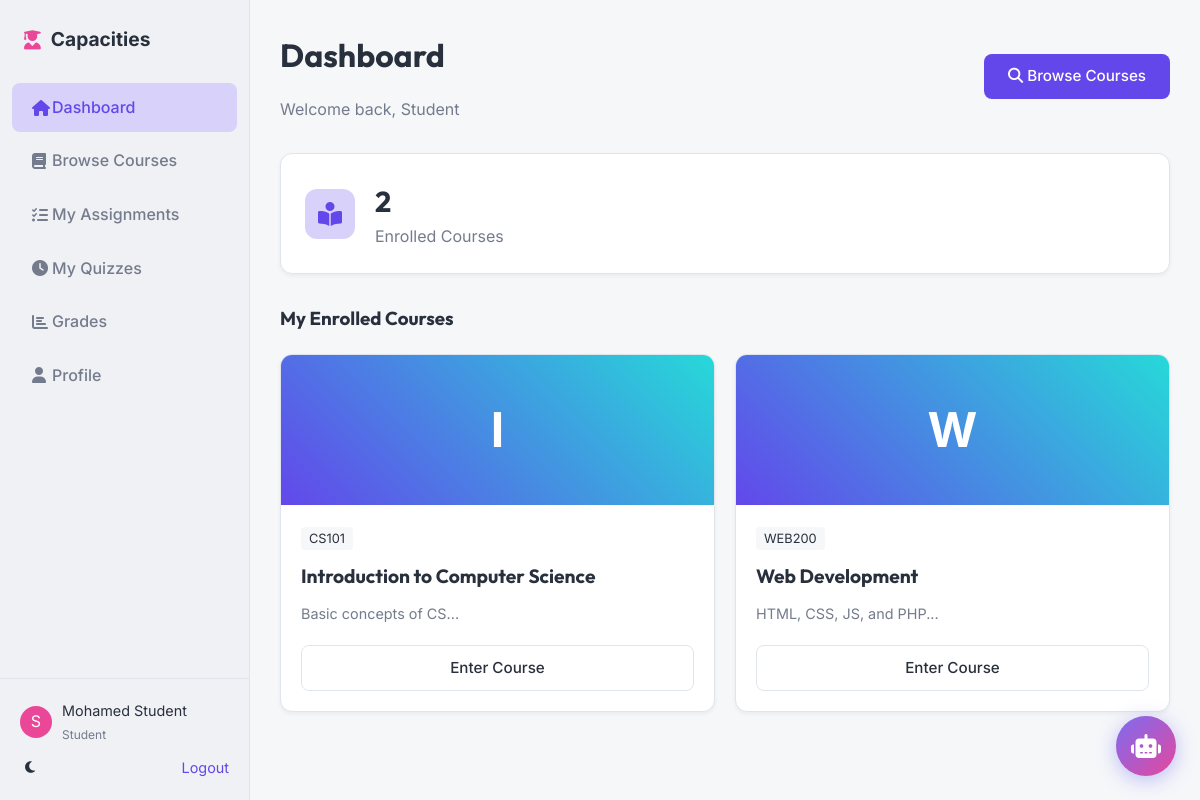
The app's page /student/dashboard (signed in) with its own data.
### tables this page shows
CREATE TABLE `enrollments` (
  `id` INT UNSIGNED NOT NULL AUTO_INCREMENT,
  `student_id` INT UNSIGNED NOT NULL,
  `course_id` INT UNSIGNED NOT NULL,
  `enrolled_at` TIMESTAMP DEFAULT CURRENT_TIMESTAMP,
  `status` ENUM('active', 'dropped', 'completed') DEFAULT 'active',
  PRIMARY KEY (`id`),
  UNIQUE INDEX `student_course_unique` (`student_id`, `course_id`),
  INDEX `fk_enrollments_course_idx` (`course_id` ASC),
  CONSTRAINT `fk_enrollments_student`
    FOREIGN KEY (`student_id`)
    REFERENCES `users` (`id`)
    ON DELETE CASCADE,
  CONSTRAINT `fk_enrollments_course`
    FOREIGN KEY (`course_id`)
    REFERENCES `courses` (`id`)
    ON DELETE CASCADE
);

CREATE TABLE `courses` (
  `id` INT UNSIGNED NOT NULL AUTO_INCREMENT,
  `title` VARCHAR(200) NOT NULL,
  `code` VARCHAR(20) NOT NULL,
  `description` TEXT NULL,
  `teacher_id` INT UNSIGNED NOT NULL,
  `image` VARCHAR(255) DEFAULT 'course-placeholder.jpg',
  `start_date` DATE NULL,
  `end_date` DATE NULL,
  `status` ENUM('active', 'archived') DEFAULT 'active',
  `created_at` TIMESTAMP DEFAULT CURRENT_TIMESTAMP,
  PRIMARY KEY (`id`),
  UNIQUE INDEX `code_unique` (`code` ASC),
  INDEX `fk_courses_teacher_idx` (`teacher_id` ASC),
  CONSTRAINT `fk_courses_teacher`
    FOREIGN KEY (`teacher_id`)
    REFERENCES `users` (`id`)
    ON DELETE CASCADE
    ON UPDATE CASCADE
);

### index.php (called while the page is built)
<?php
require_once 'public/index.php';

### app/Models/Course.php (called while the page is built, shortened)
<?php
require_once APP . '/Config/Database.php';
class Course {
    private $db;
    public function __construct() {
        $this->db = Database::connect();
    }
    public function getByStudent($studentId) {
        $sql = "SELECT c.*, e.status as enrollment_status, u.name as teacher_name
                FROM courses c
                JOIN enrollments e ON c.id = e.course_id
                JOIN users u ON c.teacher_id = u.id
                WHERE e.student_id = :student_id";
        $stmt = $this->db->prepare($sql);
        $stmt->execute([':student_id' => $studentId]);
        return $stmt->fetchAll();
    }
}

### app/Config/Database.php (called while the page is built, shortened)
<?php
class Database {
    private static $connection = null;
    public static function connect() {
        if (self::$connection === null) {
            try {
                $dsn = "mysql:host=" . DB_HOST . ";dbname=" . DB_NAME . ";charset=" . DB_CHAR;
                $options = [
                    PDO::ATTR_ERRMODE => PDO::ERRMODE_EXCEPTION,
                    PDO::ATTR_DEFAULT_FETCH_MODE => PDO::FETCH_ASSOC,
                    PDO::ATTR_EMULATE_PREPARES => false,
                ];
                self::$connection = new PDO($dsn, DB_USER, DB_PASS, $options);
            } catch (PDOException $e) {
                if (DEBUG) {
                    die("Database Connection Error: " . $e->getMessage());
                } else {
                    die("System Error: Could not connect to the database.");
                }
            }
        }
        return self::$connection;
    }
}

### app/Libraries/Session.php (called while the page is built, shortened)
<?php
class Session {
    public static function get($key) {
        return isset($_SESSION[$key]) ? $_SESSION[$key] : null;
    }
}

### views/student/dashboard.php (the view, shortened to what this page needs)
<div class="main-header">
    <div>
        <h1>Dashboard</h1>
        <p style="color: var(--text-muted);">Welcome back, Student</p>
    </div>
    <a href="<?= APP_URL ?>/student/courses" class="btn btn-primary"><i class="fas fa-search"></i> Browse Courses</a>
</div>
<div style="display: grid; grid-template-columns: repeat(auto-fit, minmax(240px, 1fr)); gap: 20px; margin-bottom: 30px;">
    <div class="card" style="display: flex; align-items: center; gap: 20px;">
        <div style="width: 50px; height: 50px; background: hsl(var(--primary-hue), 80%, 90%); border-radius: 12px; display: flex; align-items: center; justify-content: center;">
            <i class="fas fa-book-reader" style="font-size: 1.5rem; color: var(--primary);"></i>
        </div>
        <div>
            <h3 style="margin: 0; font-size: 1.8rem;"><?= $course_count ?></h3>
            <span style="color: var(--text-muted);">Enrolled Courses</span>
        </div>
    </div>
</div>
<h3 style="margin-bottom: 20px;">My Enrolled Courses</h3>
<?php if (!empty($enrolled_courses)): ?>
<div style="display: grid; grid-template-columns: repeat(auto-fill, minmax(300px, 1fr)); gap: 20px;">
    <?php foreach($enrolled_courses as $course): ?>
    <div class="card" style="padding: 0; overflow: hidden; display: flex; flex-direction: column;">
        <div style="height: 150px; background: #eee; position: relative;">
            <?php if($course['image'] && $course['image'] != 'course-placeholder.jpg'): ?>
                <img src="<?= APP_URL . '/' . $course['image'] ?>" style="width: 100%; height: 100%; object-fit: cover;">
            <?php else: ?>
                <div style="width: 100%; height: 100%; background: linear-gradient(45deg, var(--primary), var(--secondary)); display: flex; align-items: center; justify-content: center; color: white; font-size: 3rem; font-weight: bold;">
                    <?= substr($course['title'], 0, 1) ?>
                </div>
            <?php endif; ?>
        </div>
        <div style="padding: 20px; flex: 1; display: flex; flex-direction: column;">
            <div style="margin-bottom: 10px;">
                <span style="font-size: 0.8rem; background: var(--bg-body); padding: 4px 8px; border-radius: 4px;"><?= $course['code'] ?></span>
            </div>
            <h3 style="font-size: 1.2rem; margin-bottom: 10px;"><a href="<?= APP_URL ?>/student/courses/view/<?= $course['id'] ?>"><?= $course['title'] ?></a></h3>
            <p style="color: var(--text-muted); font-size: 0.9rem; margin-bottom: 20px; flex: 1;"><?= substr($course['description'], 0, 100) ?>...</p>
            <a href="<?= APP_URL ?>/student/courses/view/<?= $course['id'] ?>" class="btn btn-outline" style="text-align: center;">Enter Course</a>
        </div>
    </div>
    <?php endforeach; ?>
</div>
<?php endif; ?>

### public/assets/css/main.css (style rules this page uses)
* { box-sizing: border-box; margin: 0; padding: 0; }
body { font-family: var(--font-body); background-color: var(--bg-body); color: var(--text-main); transition: background-color 0.3s ease, color 0.3s ease; line-height: 1.6; }
h1, h2, h3, h4, h5, h6 { font-family: var(--font-heading); margin-bottom: 1rem; font-weight: 700; }
a { text-decoration: none; color: inherit; }
.card { background: var(--bg-card); border-radius: var(--radius); padding: 24px; box-shadow: var(--shadow-sm); border: 1px solid var(--border-color); transition: transform 0.2s ease, box-shadow 0.2s ease; }
.btn { display: inline-block; padding: 10px 24px; border-radius: 8px; font-weight: 500; cursor: pointer; transition: all 0.2s; border: none; font-size: 0.95rem; }
.btn-primary { background-color: var(--primary); color: white; }
.btn-outline { border: 1px solid var(--border-color); background: transparent; color: var(--text-main); }
.main-header { display: flex; justify-content: space-between; align-items: center; margin-bottom: 30px; }

### public/assets/css/theme.css (style rules this page uses)
:root { --primary-hue: 250; --primary: hsl(var(--primary-hue), 80%, 60%); --primary-hover: hsl(var(--primary-hue), 80%, 50%); --primary-light: hsl(var(--primary-hue), 80%, 90%); --secondary-hue: 180; --secondary: hsl(var(--secondary-hue), 70%, 50%); --accent-hue: 330; --accent: hsl(var(--accent-hue), 80%, 60%); --bg-body: hsl(220, 20%, 97%); --bg-card: hsl(0, 0%, 100%); --bg-sidebar: hsl(220, 20%, 95%); --text-main: hsl(220, 20%, 20%); --text-muted: hsl(220, 10%, 50%); --text-light: hsl(220, 10%, 90%); --border-color: hsl(220, 20%, 90%); --shadow-sm: 0 2px 4px rgba(0, 0, 0, 0.05); --shadow-md: 0 4px 6px rgba(0, 0, 0, 0.1); --shadow-lg: 0 10px 15px rgba(0, 0, 0, 0.1); --radius: 12px; --font-heading: "Outfit", sans-serif; --font-body: "Inter", sans-serif; --header-height: 70px; --sidebar-width: 250px; }

### records on screen
enrollments: course.title "I", course.code "CS101", course.title "Introduction to Computer Science", course.description "Basic concepts of CS"
enrollments: course.title "W", course.code "WEB200", course.title "Web Development", course.description "HTML, CSS, JS, and PHP"

### other values on screen
Session::get('user_name') "Mohamed Student"
$course_count "2"
